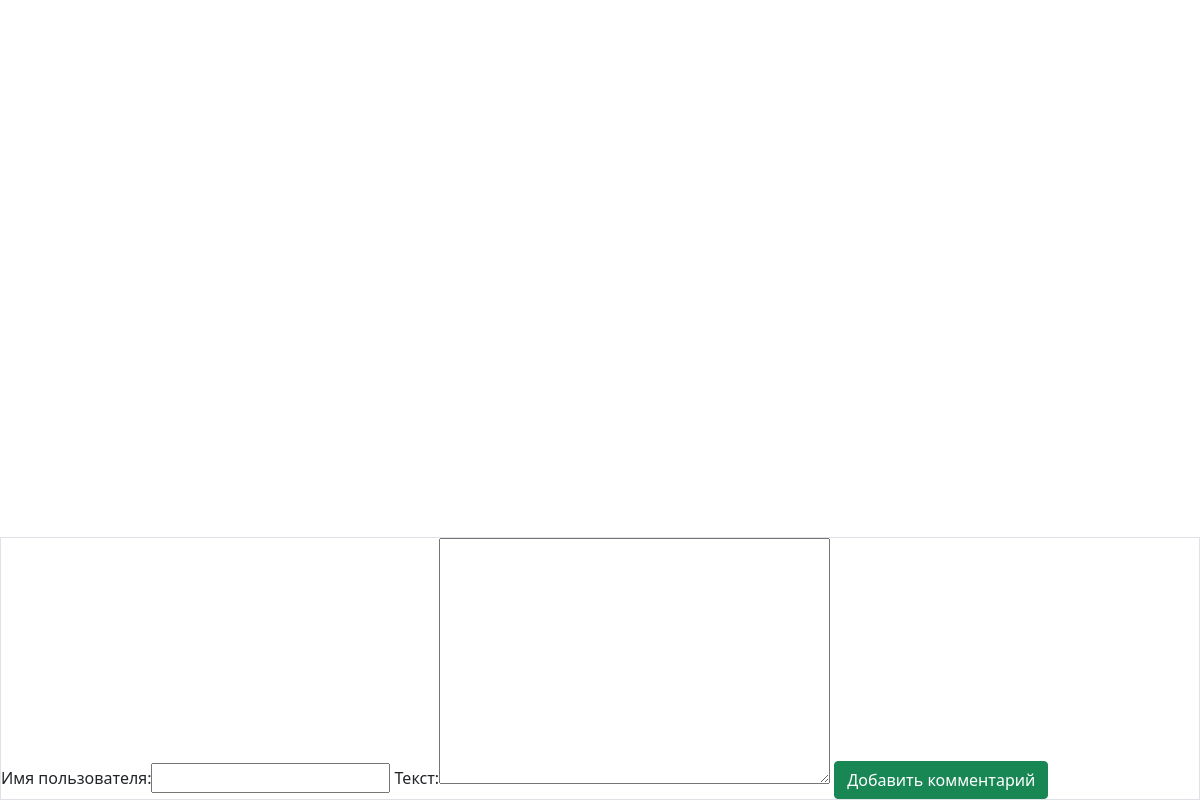
/komments/, run on an earlier commit of the app's database.
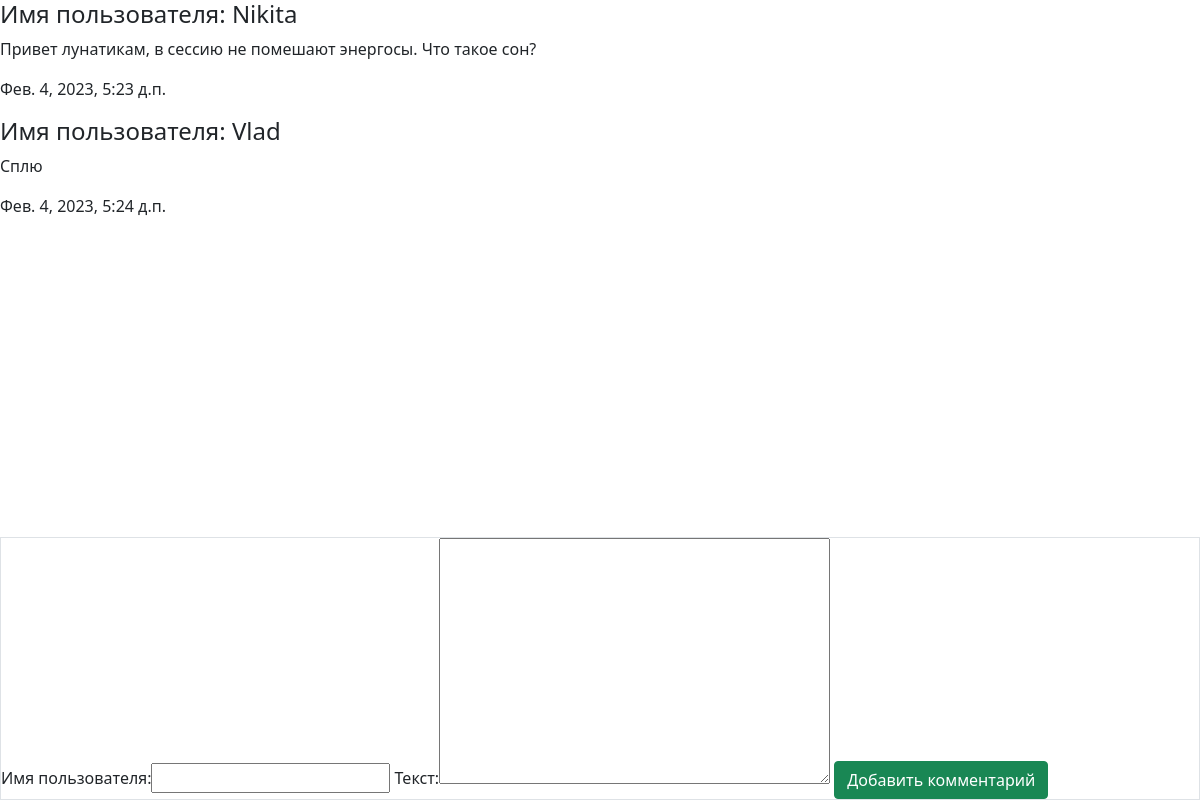
And on a later commit of the database.
### kommentapp/models.py (models this page shows, shortened)
class KommentModel(models.Model):
    name = models.CharField(max_length=32,verbose_name='Имя пользователя')
    text = models.TextField(blank=False,verbose_name='Текст')
    date = models.DateTimeField(auto_now_add=True,verbose_name='Дата')
    class Meta():
        verbose_name = 'Комментарий'
        verbose_name_plural = 'Комментарии'

### kommentapp/views.py (the view)
# urls.py: path('komments/', komments_view)
def komments_view(request):
    komments = KommentModel.objects.all()
    if request.method == "POST":
        form = KommentForm(request.POST)
        if form.is_valid():
            form.save()
            form = KommentForm()
    else:
        form = KommentForm()
    return render(request, 'kommentapp/komments.html', {'komments':komments, 'komment_form':form})

### kommentapp/forms.py
class KommentForm(forms.ModelForm):
    class Meta:
        model = KommentModel
        fields = ('name', 'text')

### kommentapp/templates/kommentapp/komments.html (shortened to what this page needs)
{% extends 'root.html' %}
{% block content %}
    {% for el in komments %}
        <div>
            <h4>Имя пользователя: {{ el.name }}</h4>
            <p>{{ el.text }}</p>
            <p>{{ el.date }}</p>
        </div>
    {% endfor %}
        <form method="post" class="border fixed-bottom">
            {{ komment_form }}
            <input type="submit" value="Добавить комментарий" class="btn btn-success">
        </form>
{% endblock %}

### templates/root.html (shortened to what this page needs)
{% load static %}
<!DOCTYPE html>
<html>
<head>
    <link rel="stylesheet" href="{% static "css/bootstrap.min.css" %}">
</head>
<body>
    <main>
        {% block content %}
        {% endblock %}
    </main>
</body>
</html>

What changed in the data, as far as the page shows it:
added KommentModel: text "Привет лунатикам, в сессию не помешают энергосы. Что такое сон?", date "Фев. 4, 2023, 5:23 д.п."
added KommentModel: name "Vlad", text "Сплю", date "Фев. 4, 2023, 5:24 д.п."
